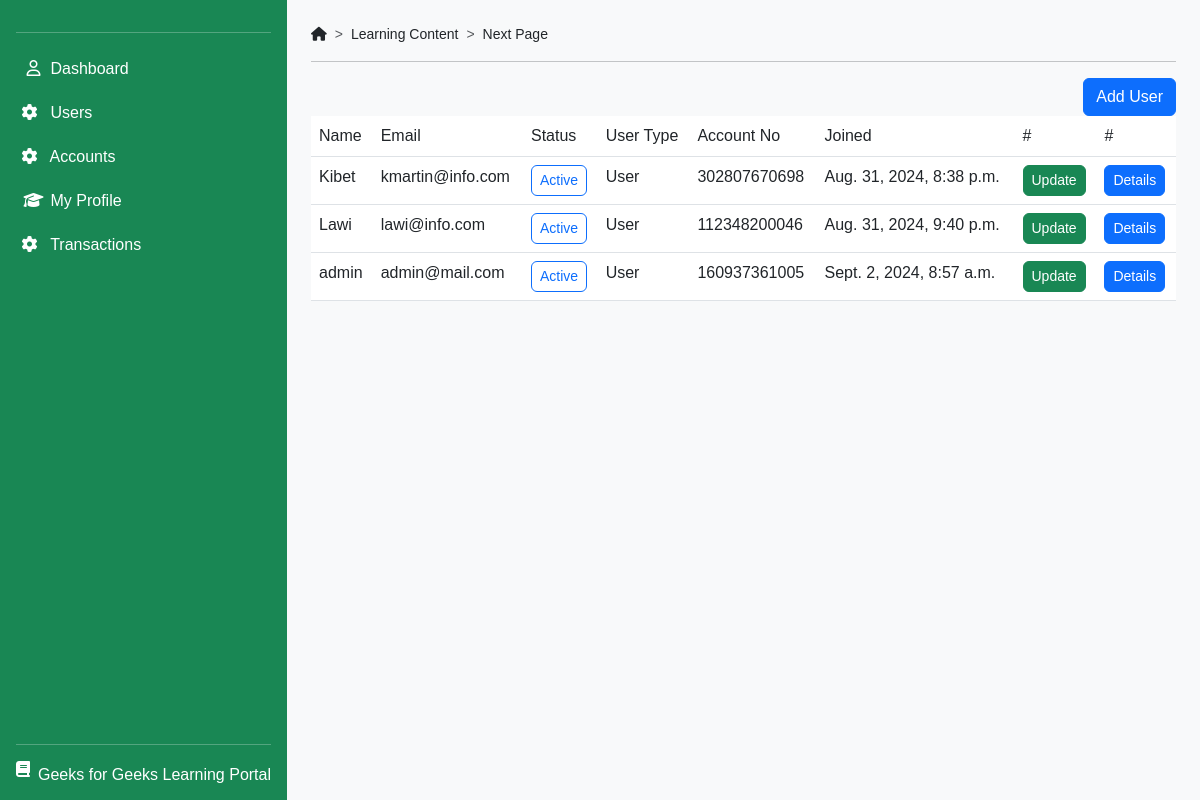
Screenshot of /control/ctrl_users/ with the database file from the repository.
### accounts/models.py (models this page shows, shortened)
class CustomUser(AbstractBaseUser, PermissionsMixin):
    ROLES = [
        ('User', 'user'),
        ('Staff', 'staff'),
        ('Admin', 'admin'),
    ]
    first_name = models.CharField(max_length=30, blank=False)
    last_name = models.CharField(max_length=30, blank=False)
    address = models.TextField(blank=True, null=True)
    phone_no = models.IntegerField(blank=True, null=True)
    email = models.EmailField(unique=True)
    date_joined = models.DateTimeField(default=timezone.now)
    last_login = models.DateTimeField(null=True, blank=True)
    is_active = models.BooleanField(default=True)
    is_staff = models.BooleanField(default=False)
    user_type = models.CharField(max_length=20, choices=ROLES, default='User')
    account_no = models.CharField(max_length=12, unique=True, editable=False)
    password_reset_token = models.CharField(max_length=100, blank=True, null=True)
    password_reset_expiry = models.DateTimeField(blank=True, null=True)
    objects = CustomUserManager()
    USERNAME_FIELD = 'email'
    REQUIRED_FIELDS = ['first_name', 'last_name']

### control/views.py (the view)
# urls.py: path('ctrl_users/', views.ctrl_users, name='ctrl_users'),
def ctrl_users(request):
    users = CustomUser.objects.all()
    return render(request, 'users/ctrl_users.html', {'users': users})

### control/templates/users/ctrl_users.html
{% extends '../dashboard.html' %}
{% block content %}
<div class="d-flex justify-content-end">
    <a href="{% url 'add_user' %}" class="btn btn-primary">
        Add User
    </a>
</div>
<table class="table">
    <thead>
        <tr>
            <td>Name</td>
            <td>Email</td>
            <td>Status</td>
            <td>User Type</td>
            <td>Account No</td>
            <td>Joined</td>
            <td>#</td>
            <td>#</td>
        </tr>
    </thead>
    {% for user in users %}
    <tr>
        <td>{{user.first_name}}</td>
        <td>{{user.email}}</td>
        <td>
            {% if user.is_active %}
                <a href="" class="btn btn-outline-primary btn-sm rounded">Active</a>
            {% else %}
                <a href="" class="btn btn-danger btn-sm rounded">Not active</a>
            {% endif %}
        </td>
        <td>{{user.user_type}}</td>
        <td>{{user.account_no}}</td>
        <td>{{user.date_joined}}</td>
        <td>
            <a href="{% url 'update_user' user.id %}" class="btn btn-sm btn-success rounded">Update</a>
        </td>
        <td>
            <a href="{% url 'user_details' user.id %}" class="btn btn-primary btn-sm rounded">Details</a>
        </td>
    </tr>
    {% endfor %}
</table>
{% endblock %}

### static/css/temp.css (style rules this page uses)
html, body { height: 100%; font-family: 'Ubuntu', sans-serif; }

### rows the page displays
CustomUser: first_name "Kibet", email "kmartin@info.com", is_active "Active", user_type "User", account_no "302807670698", date_joined "Aug. 31, 2024, 8:38 p.m."
CustomUser: first_name "Lawi", email "lawi@info.com", is_active "Active", user_type "User", account_no "112348200046", date_joined "Aug. 31, 2024, 9:40 p.m."
CustomUser: first_name "admin", email "admin@mail.com", is_active "Active", user_type "User", account_no "160937361005", date_joined "Sept. 2, 2024, 8:57 a.m."
